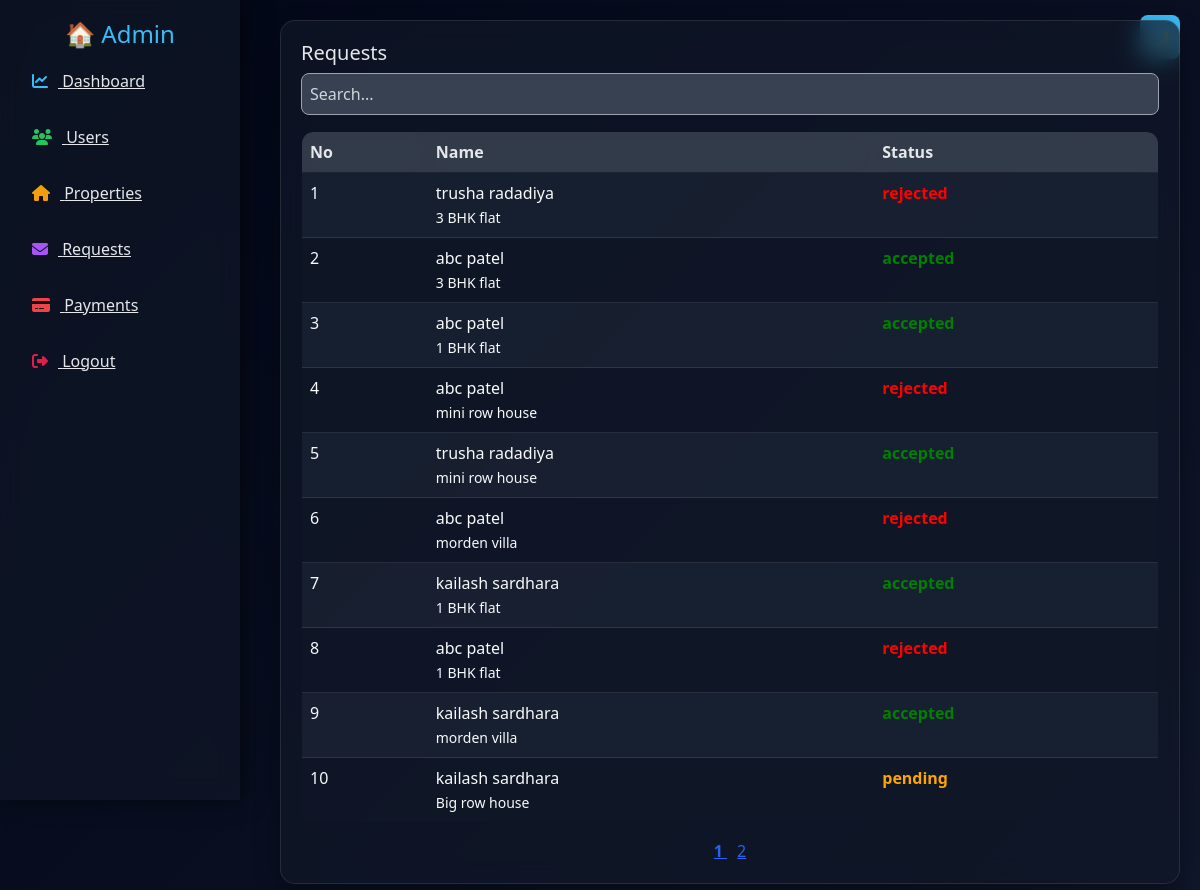
Screenshot of /admin.php?page=requests (signed in) with the database file from the repository.
### tables this page shows
CREATE TABLE `requests` (
  `id` int(11) NOT NULL,
  `property_id` int(11) DEFAULT NULL,
  `tenant_id` int(11) DEFAULT NULL,
  `status` varchar(50) DEFAULT 'pending',
  `duration` varchar(50) DEFAULT NULL
);

CREATE TABLE `users` (
  `id` int(11) NOT NULL,
  `name` varchar(50) NOT NULL,
  `email` varchar(50) NOT NULL,
  `phone` varchar(20) DEFAULT NULL,
  `password` varchar(255) NOT NULL,
  `role` enum('admin','owner','tenant') NOT NULL DEFAULT 'tenant',
  `otp` varchar(6) DEFAULT NULL,
  `is_verified` tinyint(1) DEFAULT 0
);

CREATE TABLE `properties` (
  `id` int(11) NOT NULL,
  `name` varchar(100) DEFAULT NULL,
  `city` varchar(50) DEFAULT NULL,
  `type` enum('flat','house') DEFAULT NULL,
  `rent` int(11) DEFAULT NULL,
  `description` text DEFAULT NULL,
  `image` text DEFAULT NULL,
  `owner_id` int(11) DEFAULT NULL,
  `location` varchar(255) DEFAULT NULL,
  `price` int(11) DEFAULT NULL,
  `title` varchar(255) DEFAULT NULL,
  `availability_from` date DEFAULT NULL,
  `availability_to` date DEFAULT NULL
);

### requests.php (the view, shortened to what this page needs)
<?php
$conn = new mysqli("localhost","root","","home_rental_system");
$limit = 10;
$page = isset($_GET['pno']) ? intval($_GET['pno']) : 1;
$page = max($page,1);
$start = ($page - 1) * $limit;
$search = isset($_GET['search']) ? trim($_GET['search']) : '';
if($search != ""){
    $total_result = $conn->query("
        SELECT COUNT(*) as total FROM requests r
        LEFT JOIN users u ON r.tenant_id = u.id
        LEFT JOIN properties p ON r.property_id = p.id
        WHERE u.name LIKE '%$search%'
           OR p.title LIKE '%$search%'
           OR r.status LIKE '%$search%'
    ");
}else{
    $total_result = $conn->query("SELECT COUNT(*) as total FROM requests");
}
$total_row = $total_result->fetch_assoc();
$total_records = $total_row['total'];
$total_pages = ceil($total_records / $limit);
if($search != ""){
    $r = $conn->query("
        SELECT r.id, u.name AS user_name, p.title AS property_name, r.status
        FROM requests r
        LEFT JOIN users u ON r.tenant_id = u.id
        LEFT JOIN properties p ON r.property_id = p.id
        WHERE u.name LIKE '%$search%'
           OR p.title LIKE '%$search%'
           OR r.status LIKE '%$search%'
    ");
}else{
    $r = $conn->query("
        SELECT r.id, u.name AS user_name, p.title AS property_name, r.status
        FROM requests r
        LEFT JOIN users u ON r.tenant_id = u.id
        LEFT JOIN properties p ON r.property_id = p.id
        LIMIT $start, $limit
    ");
}
$sr = $start + 1;
?>
<div class="card-box">
<h5>Requests</h5>
<input type="text" id="searchBox" class="form-control mb-3" placeholder="Search..."
style="background:#374151; color:#fff; border:1px solid #9ca3af;">
<div id="tableArea">
<table class="table">
<thead>
<tr>
<th>No</th>
<th>Name</th>
<th>Status</th>
</tr>
</thead>
<tbody>
<?php while($row=$r->fetch_assoc()){ ?>
<tr>
<td><?=$sr++?></td>
<td>
<?=$row['user_name']?> <br>
<small><?=$row['property_name']?></small>
</td>
<td>
<?php
$status = strtolower($row['status']);
$color = "gray";
if($status=="approved" || $status=="accepted") $color="green";
elseif($status=="rejected") $color="red";
elseif($status=="pending") $color="orange";
?>
<span style="color:<?=$color?>; font-weight:bold;">
<?=$row['status']?>
</span>
</td>
</tr>
<?php } ?>
</tbody>
</table>
</div>
<?php if($search == ""){ ?>
<div style="text-align:center; margin-top:15px;">
<?php for($i=1; $i<=$total_pages; $i++){ ?>
    <a href="?page=requests&pno=<?=$i?>"
       style="margin:5px; <?=($i==$page)?'font-weight:bold;color:#2563eb;':'color:#2563eb;'?>">
       <?=$i?>
    </a>
<?php } ?>
</div>
<?php } ?>
</div>

### admin.php (style rules this page uses)
:root { --bg:#020617; --card:rgba(17,24,39,0.7); --text:#e5e7eb; --accent:#38bdf8; --glass:blur(12px); }
body { background:linear-gradient(135deg,#020617,#0f172a); color:var(--text); font-family:Segoe UI; transition:0.3s; }
.card-box { background:var(--card); backdrop-filter:var(--glass); border-radius:15px; padding:20px; margin-bottom:20px; border:1px solid rgba(255,255,255,0.1); box-shadow:0 10px 25px rgba(0,0,0,0.4); }
.table { border-radius:12px; overflow:hidden; border:1px solid rgba(255,255,255,0.1); }
.table th { background:rgba(75,85,99,0.6) !important; color:#e5e7eb; backdrop-filter:blur(10px); }
.table td { background:rgba(31,41,55,0.6) !important; color:#f9fafb; }
.table tr:nth-child(even) td { background:rgba(17,24,39,0.6) !important; }
input, #searchBox { background:#374151; border:1px solid #9ca3af; color:#fff; border-radius:8px; padding:8px; }
input::placeholder, #searchBox::placeholder { color:#d1d5db; }

### rows the page displays
requests: tenant.name "trusha radadiya", property.title "3 BHK flat", status "rejected"
requests: tenant.name "abc patel", property.title "3 BHK flat", status "accepted"
requests: tenant.name "abc patel", property.title "1 BHK flat", status "accepted"
requests: tenant.name "abc patel", property.title "mini row house", status "rejected"
requests: tenant.name "trusha radadiya", property.title "mini row house", status "accepted"
requests: tenant.name "abc patel", property.title "morden villa", status "rejected"
requests: tenant.name "kailash sardhara", property.title "1 BHK flat", status "accepted"
requests: tenant.name "abc patel", property.title "1 BHK flat", status "rejected"
requests: tenant.name "kailash sardhara", property.title "morden villa", status "accepted"
requests: tenant.name "kailash sardhara", property.title "Big row house", status "pending"
